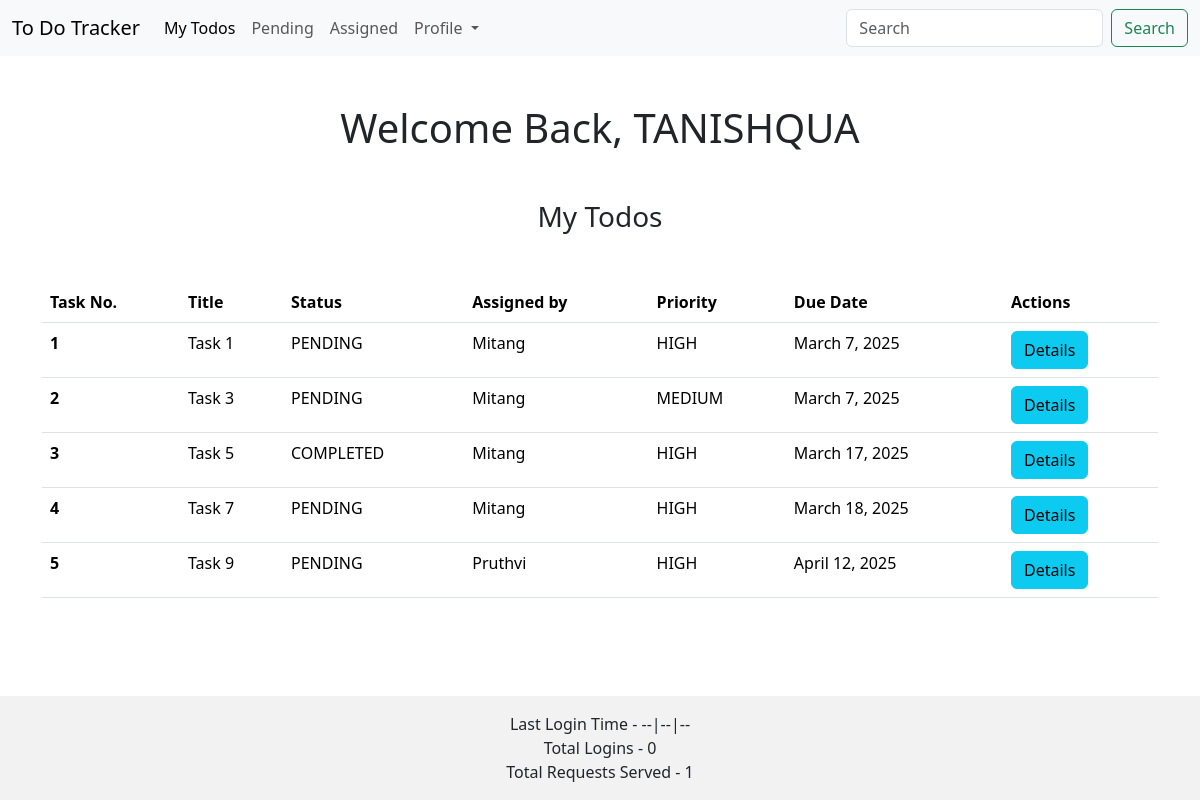
Screenshot of / (signed in) with the database file from the repository.
### app/models.py (models this page shows, shortened)
class TodoList(models.Model):
    priority_choice = (
        ('high', 'High'),
        ('low', 'Low'),
        ('medium', 'Medium')
    )
    status_choice = (
        ('pending', 'Pending'),
        ('completed', 'Completed')
    )
    title=models.CharField(max_length=100)
    description=models.TextField()
    due_date=models.DateField()
    priority=models.CharField(max_length=6, choices=priority_choice)
    status=models.CharField(max_length=9, choices=status_choice)
    assigned_by=models.ForeignKey(User, on_delete=models.CASCADE, related_name='assigned_tasks')
    assigned_to=models.ForeignKey(User, on_delete=models.CASCADE, related_name='received_tasks', limit_choices_to={'groups__name':'Mentee'})
    created_at=models.DateTimeField(auto_now_add=True)
    def read_all(cls, user_id):
        return cls.objects.filter(assigned_to=user_id)

### app/views.py (the view, shortened to what this page needs)
# urls.py: path('', my_todos, name='my_todos'),
@login_required(login_url='login')
def my_todos(request):
    user = User.objects.get(username=request.user)
    tasks = TodoList.read_all(TodoList, user.id)
    return render(request, 'app/my_todos.html', {'todo_list': tasks, 'search': True})

### app/templates/app/my_todos.html (shortened to what this page needs)
{% extends 'app/base.html' %} {% block content %}
<h1 class="d-flex justify-content-center align-items-center mt-5">
  {% block page %} Welcome Back, {{request.user | upper}} {% endblock page %}
</h1>
<h3 class="d-flex justify-content-around align-items-center mt-5 mb-5">
  {% block title%} My Todos {% endblock title %}
</h3>
<table class="table">
  <thead>
    <tr>
      <th scope="col">Task No.</th>
      <th scope="col">Title</th>
      <th scope="col">Status</th>
      <th scope="col">
        {% block assigned_by_title %}Assigned by{% endblock %}
      </th>
      <th scope="col">Priority</th>
      <th scope="col">Due Date</th>
      <th scope="col">Actions</th>
    </tr>
  </thead>
  <tbody>
    {% for task in todo_list %}
    <tr>
      <th scope="row">{{forloop.counter}}</th>
      <td>{{task.title}}</td>
      <td>{{task.status | upper }}</td>
      <td>
        {% block assigned_by_data %} {{task.assigned_by | capfirst }}
        {% endblock %}
      </td>
      <td>{{task.priority | upper }}</td>
      <td>{{task.due_date}}</td>
      <td>
        <a class="btn btn-info" href="{% url 'details' task.id %}"> Details </a>
      </td>
    </tr>
    {% endfor %}
  </tbody>
</table>
{% endblock content %}

### rows the page displays
TodoList: title "Task 1", status "PENDING", assigned_by "Mitang", priority "HIGH", due_date "March 7, 2025"
TodoList: title "Task 3", status "PENDING", assigned_by "Mitang", priority "MEDIUM", due_date "March 7, 2025"
TodoList: title "Task 5", status "COMPLETED", assigned_by "Mitang", priority "HIGH", due_date "March 17, 2025"
TodoList: title "Task 7", status "PENDING", assigned_by "Mitang", priority "HIGH", due_date "March 18, 2025"
TodoList: title "Task 9", status "PENDING", assigned_by "Pruthvi", priority "HIGH", due_date "April 12, 2025"

### other values shown
{{ request.user | upper }} "TANISHQUA"
{{ request.last_login }} "--|--|--"
{{ request.visits }} "0"
{{ request.total_request }} "1"
